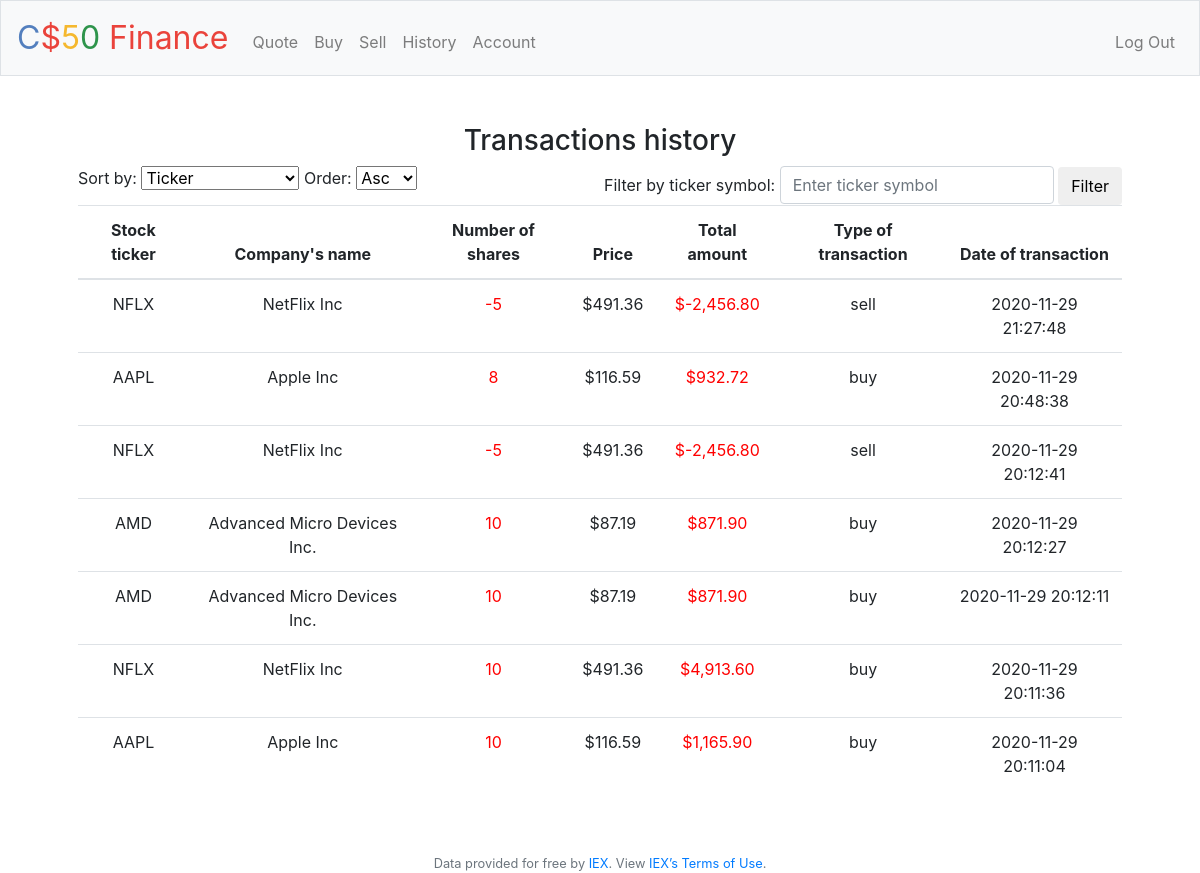
Screenshot of /history (signed in) with the database file from the repository.
### finance/model.py (models this page shows)
class Transactions(db.Model):
    __tablename__ = "transactions"
    id = db.Column(db.Integer, primary_key=True)
    user_id = db.Column(db.Integer, db.ForeignKey('users.id'), nullable=False)
    symbol = db.Column(db.String(10), nullable=False)
    name = db.Column(db.Text, nullable=False)
    number = db.Column(db.Integer, nullable=False)
    price = db.Column(db.Float, nullable=False)
    amount = db.Column(db.Float, nullable=False)
    date = db.Column(db.TIMESTAMP, nullable=False, default=text('CURRENT_TIMESTAMP')) # datetime.utcnow)
    type = db.Column(db.String(4), nullable=False)
    users = db.relationship('Users', backref=db.backref('transactions', lazy=True))

### finance/transactions/transactions.py (the view)
@transactions.route("/history")
@login_required
def history():
    data = get_history("date", "desc", "all")
    if data[0] == "error":
        return apology("Database read error", 403)
    elif data == "empty":
        return apology("You did not make any transaction yet", 403)
    return render_template("history.html", history = data)

### finance/helpers.py (called while the page is built)
def login_required(f):
    @wraps(f)
    def decorated_function(*args, **kwargs):
        if session.get("user_id") is None:
            return redirect("login")
        return f(*args, **kwargs)
    return decorated_function

def usd(value):
    return f"${value:,.2f}"

def get_history (sort_by, sort_order, filter_by):
    user_id = session.get("user_id")
    if sort_order == "asc":
        direction = asc
    else:
        direction = desc
    try:
        if filter_by == "" or filter_by == "all":
            data = Transactions.query.filter(Transactions.user_id == user_id).order_by(direction(sort_by)).all()
        else:
            data = Transactions.query.filter(Transactions.user_id == user_id,
                                            Transactions.symbol == filter_by.upper()).order_by(direction(sort_by)).all()
    except:
        return "error"
    else:
        if len(data) < 1:
            return "empty"
    return data

### finance/transactions/templates/history.html (shortened to what this page needs)
{% extends "layout.html" %}
{% block main %}
    <h3>Transactions history</h3>
    <div class="clearfix">
      <div class="float-left">
        <label for="sort">Sort by:</label>
        <select id="sort" name="sort" onchange="sortTable(this.value, '', 'history');">
          <option value="symbol">Ticker</option>
        </select>
        <label for="order">Order:</label>
        <select id="order" name="order" onchange="sortTable('', this.value, 'history');">
          <option value="asc">Asc</option>
        </select>
      </div>
      <div class="float-right">
        <label for="symbol">Filter by ticker symbol:</label>
        <input type="text" class="form-control" placeholder="Enter ticker symbol" id="filterBy" name="filterBy">
        <button type="submit" class="btn" onclick="sortTable('', '', 'history');">Filter</button>
      </div>
    </div>
    <div id="sorted">
      {% include "history_table.html" %}
    </div>
{% endblock %}

### finance/templates/layout.html (shortened to what this page needs)
<!DOCTYPE html>
<html lang="en">
    <head>
        <link href="https://maxcdn.bootstrapcdn.com/bootstrap/4.1.3/css/bootstrap.min.css" rel="stylesheet">
        <link href="/static/styles.css" rel="stylesheet">
    </head>
    <body onload="negativeNumbers();">
        {% include "navigation.html" %}
        <main class="container p-5">
            {% block main %}{% endblock %}
        </main>
        <footer class="small text-center text-muted">
            Data provided for free by <a href="https://iextrading.com/developer">IEX</a>. View <a href="https://iextrading.com/api-exhibit-a/">IEX’s Terms of Use</a>.
        </footer>
    </body>
</html>

### finance/templates/navigation.html (shortened to what this page needs)
        <nav class="navbar navbar-expand-md navbar-light bg-light border">
            <a class="navbar-brand" href="/"><span class="blue">C</span><span class="red">$</span><span class="yellow">5</span><span class="green">0</span> <span class="red">Finance</span></a>
            <div class="collapse navbar-collapse" id="navbar">
                {% if session.user_id %}
                    <ul class="navbar-nav mr-auto mt-2">
                        <li class="nav-item"><a class="nav-link" href="{{ url_for('home.quote') }}">Quote</a></li>
                        <li class="nav-item"><a class="nav-link" href="{{ url_for('transactions.buy') }}">Buy</a></li>
                        <li class="nav-item"><a class="nav-link" href="{{ url_for('transactions.sell') }}">Sell</a></li>
                        <li class="nav-item"><a class="nav-link" href="{{ url_for('transactions.history') }}">History</a></li>
                        <li class="nav-item"><a class="nav-link" href="{{ url_for('admin.account') }}">Account</a></li>
                    </ul>
                    <ul class="navbar-nav ml-auto mt-2">
                        <li class="nav-item"><a class="nav-link" href="{{ url_for('auth.logout') }}">Log Out</a></li>
                    </ul>
                {% else %}
                    <ul class="navbar-nav ml-auto mt-2">
                        <li class="nav-item"><a class="nav-link" href="{{ url_for('auth.register') }}">Register</a></li>
                        <li class="nav-item"><a class="nav-link" href="{{ url_for('auth.login') }}">Log In</a></li>
                    </ul>
                {% endif %}
            </div>
        </nav>

### finance/transactions/templates/history_table.html
    <table class="table">
      <thead>
        <tr>
          <th>Stock ticker</th>
          <th>Company's name</th>
          <th>Number of shares</th>
          <th>Price</th>
          <th>Total amount</th>
          <th>Type of transaction</th>
          <th>Date of transaction</th>
        </tr>
        </thead>
      <tbody>
        {% for row in history: %}
            <tr>
              <td>{{ row["symbol"] }}</td>
              <td>{{ row["name"] }}</td>
              <td class="shares">{{ row["number"] }}</td>
              <td class="currency">{{ row["price"] | usd }}</td>
              <td class="shares currency">{{ row["amount"] | usd }}</td>
              <td>{{ row["type"] }}</td>
              <td>{{ row["date"] }}</td>
            </tr>
        {% endfor %}
      </tbody>
    </table>

### finance/static/styles.css (style rules this page uses)
nav .navbar-brand { font-size: xx-large; }
nav .navbar-brand .blue { color: #537fbe; }
nav .navbar-brand .red { color: #ea433b; }
nav .navbar-brand .yellow { color: #f5b82e; }
nav .navbar-brand .green { color: #2e944b; }
main .form-control { display: inline-block; width: auto; }
main { overflow-x: auto; text-align: center; }

### rows the page displays
Transactions: symbol "NFLX", name "NetFlix Inc", number "-5", price "$491.36", amount "$-2,456.80", type "sell", date "2020-11-29 21:27:48"
Transactions: symbol "AAPL", name "Apple Inc", number "8", price "$116.59", amount "$932.72", type "buy", date "2020-11-29 20:48:38"
Transactions: symbol "NFLX", name "NetFlix Inc", number "-5", price "$491.36", amount "$-2,456.80", type "sell", date "2020-11-29 20:12:41"
Transactions: symbol "AMD", name "Advanced Micro Devices Inc.", number "10", price "$87.19", amount "$871.90", type "buy", date "2020-11-29 20:12:27"
Transactions: symbol "AMD", name "Advanced Micro Devices Inc.", number "10", price "$87.19", amount "$871.90", type "buy", date "2020-11-29 20:12:11"
Transactions: symbol "NFLX", name "NetFlix Inc", number "10", price "$491.36", amount "$4,913.60", type "buy", date "2020-11-29 20:11:36"
Transactions: symbol "AAPL", name "Apple Inc", number "10", price "$116.59", amount "$1,165.90", type "buy", date "2020-11-29 20:11:04"
